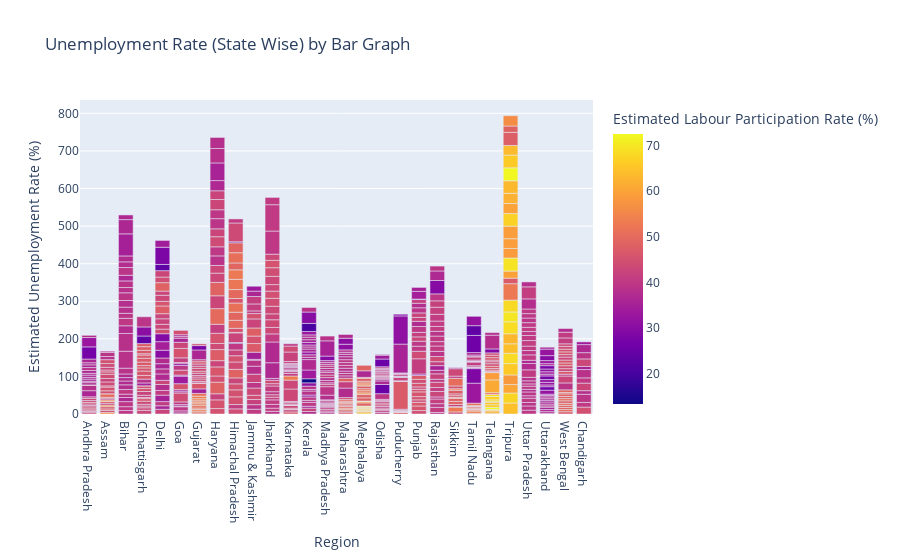

This figure's notebook cell:
### Code cell
fg = px.bar(df, x="Region", y=" Estimated Unemployment Rate (%)", color=" Estimated Labour Participation Rate (%)", title="Unemployment Rate (State Wise) by Bar Graph")
fg.show()

### Figure 1 — Plotly figure (JSON) as saved in the notebook; plotly's stock layout.template omitted (floating-point values rounded to 4 significant figures; data arrays with more than 128 entries replaced by an {"elided": "..."} marker saying what was removed)
{"data": [{"alignmentgroup": "True", "hovertemplate": "Region=%{x}<br> Estimated Unemployment Rate (%)=%{y}<br> Estimated Labour Participation Rate (%)=%{marker.color}<extra></extra>", "legendgroup": "", "marker": {"color": {"elided": "768 float values"}, "coloraxis": "coloraxis", "pattern": {"shape": ""}}, "name": "", "offsetgroup": "", "orientation": "v", "showlegend": false, "textposition": "auto", "type": "bar", "x": {"elided": "768 str values"}, "xaxis": "x", "y": {"elided": "768 float values"}, "yaxis": "y"}], "layout": {"barmode": "relative", "coloraxis": {"colorbar": {"title": {"text": " Estimated Labour Participation Rate (%)"}}, "colorscale": [[0, "#0d0887"], [0.1111, "#46039f"], [0.2222, "#7201a8"], [0.3333, "#9c179e"], [0.4444, "#bd3786"], [0.5556, "#d8576b"], [0.6667, "#ed7953"], [0.7778, "#fb9f3a"], [0.8889, "#fdca26"], [1, "#f0f921"]]}, "legend": {"tracegroupgap": 0}, "title": {"text": "Unemployment Rate (State Wise) by Bar Graph"}, "xaxis": {"anchor": "y", "domain": [0, 1], "title": {"text": "Region"}}, "yaxis": {"anchor": "x", "domain": [0, 1], "title": {"text": " Estimated Unemployment Rate (%)"}}}}
